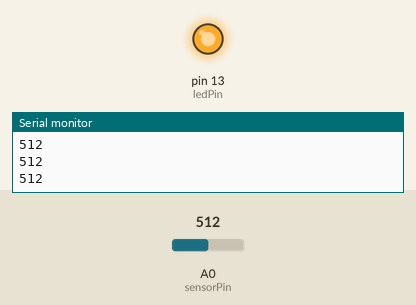
Simulated run of this sketch. Board: Arduino Uno, built with avr-gcc and run on an emulated ATmega328P. Parts: output pins drawn as LEDs (lit = HIGH), the last lines printed to the serial monitor. Inputs (shaded band) come from the test bench; at power-on: A0 (sensorPin) = 512.

Above: at 1.3 s.
1.4 s: A0 (sensorPin) set to 159
2.9 s: A0 (sensorPin) set to 143
At 3.7 s:
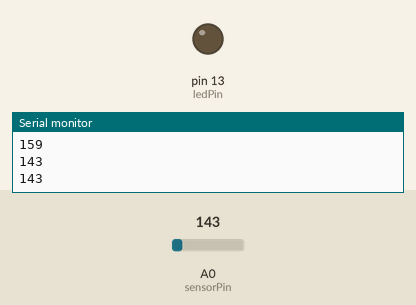
4.5 s: A0 (sensorPin) set to 160
At 4.9 s:
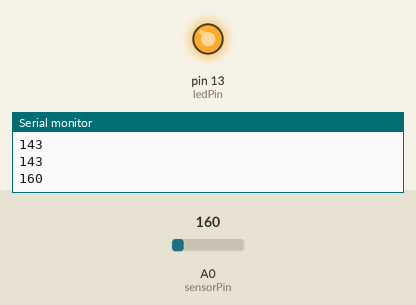
6.0 s: A0 (sensorPin) set to 140
At 7.3 s:
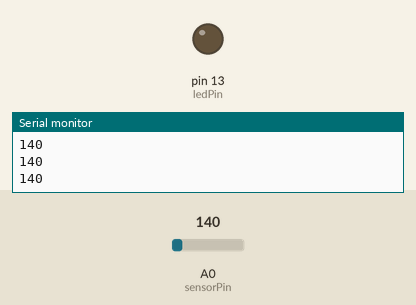
Timing chart, 0 to 8.5 s (numbered marks = the images above; inputs shaded):
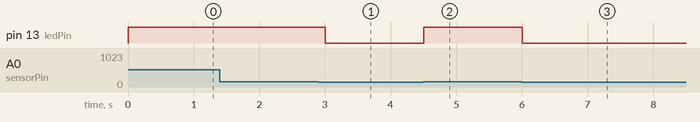

The sketch:

Sensor_Code.ino
```cpp
const int sensorPin = A0;
const int ledPin = 13;
int sensorVal;


void setup() {
  pinMode(ledPin, OUTPUT);
  Serial.begin(9600);

}

void loop() {
  sensorVal = analogRead(sensorPin);
  Serial.println(sensorVal);
  if(sensorVal >= 150){
    digitalWrite(ledPin, HIGH);
  } else{
    digitalWrite(ledPin, LOW);
  }

  delay(500);
  // put your main code here, to run repeatedly:
}
```

Measured:
- the behaviour switches between 150 and 149 on A0 (sensorPin) (found by bisection; images 0 and 1)
- after the input at 2.9 s, pin 13 (ledPin): HIGH → LOW after 0.10 s
- after the input at 4.5 s, pin 13 (ledPin): LOW → HIGH at once
- after the input at 6.0 s, pin 13 (ledPin): HIGH → LOW at once
